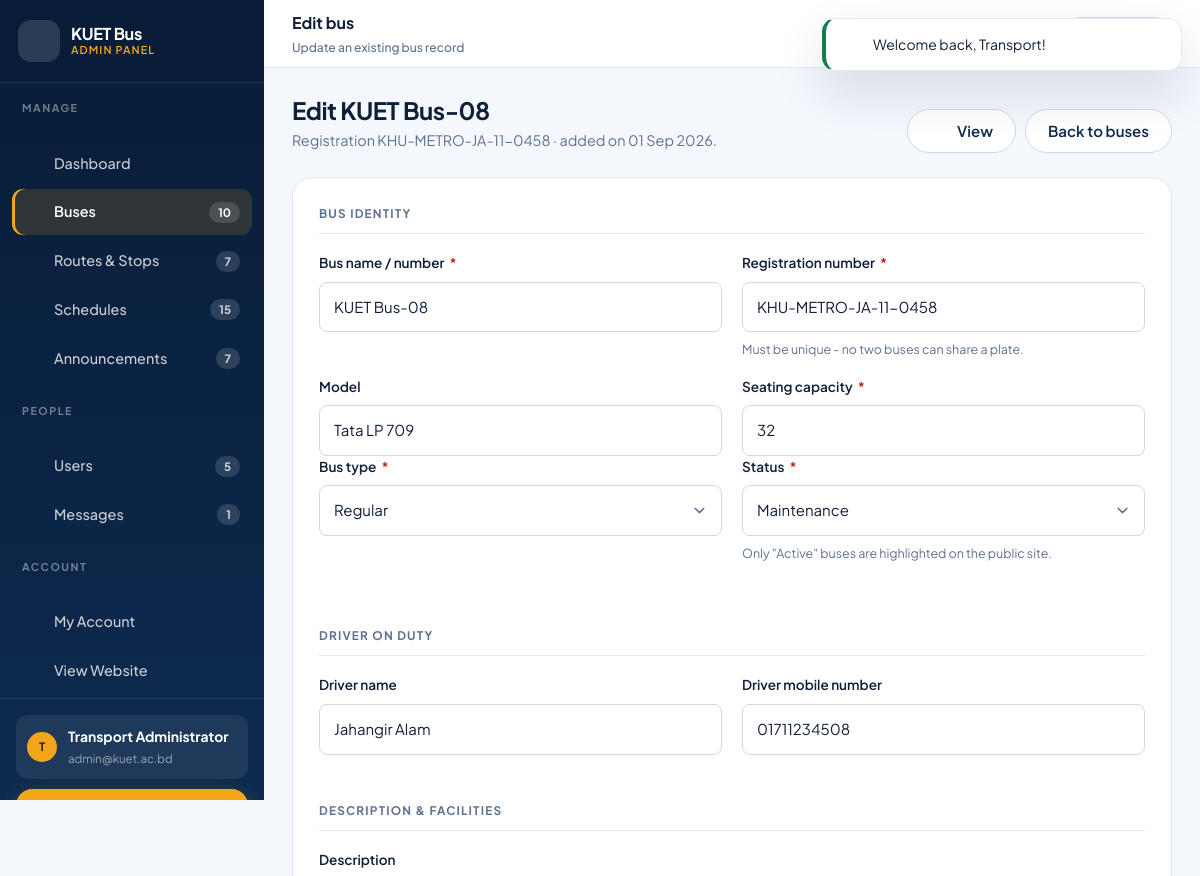
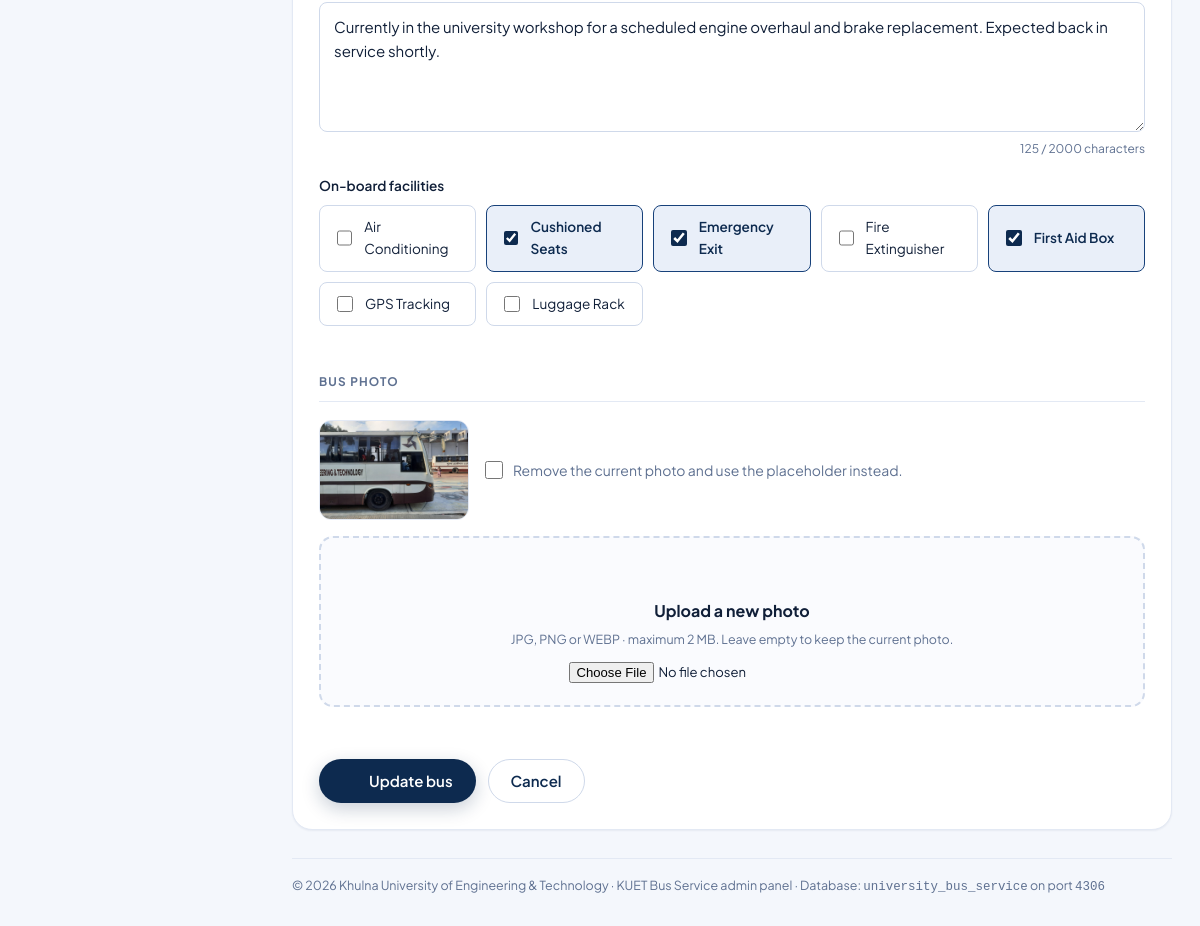
/admin/buses/edit.php?id=8 (signed in), run on the app's committed database (2 pictures, top to bottom).
### tables this page shows
CREATE TABLE `users` (
    `id`         INT UNSIGNED NOT NULL AUTO_INCREMENT,
    `full_name`  VARCHAR(100)  NOT NULL,
    `email`      VARCHAR(150)  NOT NULL,
    `password`   VARCHAR(255)  NOT NULL,           
    `student_id` VARCHAR(30)       NULL,
    `department` VARCHAR(100)      NULL,
    `phone`      VARCHAR(20)       NULL,
    `role`       ENUM('user','admin') NOT NULL DEFAULT 'user',
    `created_at` TIMESTAMP     NOT NULL DEFAULT CURRENT_TIMESTAMP,
    `updated_at` TIMESTAMP     NOT NULL DEFAULT CURRENT_TIMESTAMP ON UPDATE CURRENT_TIMESTAMP,
    PRIMARY KEY (`id`),
    UNIQUE KEY `uq_users_email` (`email`),
    KEY `idx_users_role` (`role`)
);

CREATE TABLE `buses` (
    `id`             INT UNSIGNED NOT NULL AUTO_INCREMENT,
    `bus_name`       VARCHAR(80)  NOT NULL,        
    `reg_number`     VARCHAR(40)  NOT NULL,        
    `model`          VARCHAR(80)      NULL,
    `capacity`       SMALLINT UNSIGNED NOT NULL DEFAULT 40,
    `bus_type`       ENUM('Regular','Student Bus','Faculty Bus (AC)','Faculty Bus (Non AC)')
                     NOT NULL DEFAULT 'Regular',
    `status`         ENUM('Active','Maintenance','Inactive') NOT NULL DEFAULT 'Active',
    `driver_name`    VARCHAR(80)      NULL,
    `driver_contact` VARCHAR(20)      NULL,
    `description`    TEXT             NULL,
    `image`          VARCHAR(255)     NULL,        
    `created_at`     TIMESTAMP    NOT NULL DEFAULT CURRENT_TIMESTAMP,
    `updated_at`     TIMESTAMP    NOT NULL DEFAULT CURRENT_TIMESTAMP ON UPDATE CURRENT_TIMESTAMP,
    PRIMARY KEY (`id`),
    UNIQUE KEY `uq_buses_reg` (`reg_number`),
    KEY `idx_buses_status` (`status`),
    KEY `idx_buses_type` (`bus_type`)
);

CREATE TABLE `facilities` (
    `id`        INT UNSIGNED NOT NULL AUTO_INCREMENT,
    `name`      VARCHAR(60) NOT NULL,
    `icon_key`  VARCHAR(30) NOT NULL DEFAULT 'check',   
    PRIMARY KEY (`id`),
    UNIQUE KEY `uq_facility_name` (`name`)
);

### admin/buses/_form.php (the view, shortened to what the rows shown need)
<form class="form-card form js-validate" method="post"
      action="<?= e($formAction) ?>" enctype="multipart/form-data">
    <div class="form-section">
        <div class="form-row">
            <div class="field">
                <label class="field__label" for="bus_name">
                    Bus name / number <span class="req" aria-hidden="true">*</span>
                </label>
                <input class="input" type="text" id="bus_name" name="bus_name"
                       value="<?= e($bus['bus_name']) ?>" placeholder="e.g. KUET Bus-11"
                       data-label="Bus name" data-rule-required
                       data-rule-min="2" data-rule-max="80" required>
            </div>
            <div class="field">
                <label class="field__label" for="reg_number">
                    Registration number <span class="req" aria-hidden="true">*</span>
                </label>
                <input class="input" type="text" id="reg_number" name="reg_number"
                       value="<?= e($bus['reg_number']) ?>" placeholder="e.g. KHU-METRO-JA-11-0461"
                       data-label="Registration number" data-rule-required
                       data-rule-min="3" data-rule-max="40" required>
                <p class="field__hint">Must be unique - no two buses can share a plate.</p>
            </div>
        </div>
        <div class="form-row">
            <div class="field">
                <label class="field__label" for="model">Model</label>
                <input class="input" type="text" id="model" name="model"
                       value="<?= e($bus['model']) ?>" placeholder="e.g. Ashok Leyland Viking"
                       data-label="Model" data-rule-max="80">
            </div>
            <div class="field">
                <label class="field__label" for="capacity">
                    Seating capacity <span class="req" aria-hidden="true">*</span>
                </label>
                <input class="input" type="number" id="capacity" name="capacity"
                       value="<?= e($bus['capacity']) ?>" min="1" max="120" step="1"
                       data-label="Seating capacity" data-rule-required
                       data-rule-number="1,120" required>
            </div>
        </div>
    </div>
    <div class="form-section">
        <div class="form-row">
            <div class="field">
                <label class="field__label" for="driver_name">Driver name</label>
                <input class="input" type="text" id="driver_name" name="driver_name"
                       value="<?= e($bus['driver_name']) ?>" placeholder="e.g. Md. Abdul Karim"
                       data-label="Driver name" data-rule-max="80">
            </div>
            <div class="field">
                <label class="field__label" for="driver_contact">Driver mobile number</label>
                <input class="input" type="tel" id="driver_contact" name="driver_contact"
                       value="<?= e($bus['driver_contact']) ?>" placeholder="01712345678"
                       data-label="Driver mobile number" data-rule-phone>
            </div>
        </div>
    </div>
    <div class="form-section">
        <div class="field">
            <label class="field__label" for="description">Description</label>
            <textarea class="textarea" id="description" name="description"
                      maxlength="2000" data-counter="descCount"
                      data-label="Description" data-rule-max="2000"
                      placeholder="Where this bus runs, its condition and anything passengers should know..."><?= e($bus['description']) ?></textarea>
            <p class="char-count" id="descCount">0 / 2000 characters</p>
        </div>
        <div class="field">
            <div class="check-grid">
                <?php foreach ($allFacilities as $facility): ?>
                    <label class="check-pill">
                        <input type="checkbox" name="facilities[]" value="<?= (int) $facility['id'] ?>"
                               <?= in_array((int) $facility['id'], $selectedFacilities, true) ? 'checked' : '' ?>>
                        <span><?= e($facility['name']) ?></span>
                    </label>
                <?php endforeach; ?>
            </div>
        </div>
    </div>
    <div class="form-section">
        <?php if ($isEdit && !isBlank($bus['image'])): ?>
            <div class="cluster mb-2" style="gap:16px;">
                <img src="<?= e(busImage($bus['image'])) ?>" alt="Current photo"
                     width="150" height="100"
                     style="width:150px;height:100px;object-fit:cover;border-radius:12px;border:1px solid var(--border);">
                <label class="check">
                    <input type="checkbox" name="remove_image" value="1">
                    <span>Remove the current photo and use the placeholder instead.</span>
                </label>
            </div>
        <?php endif; ?>
    </div>
</form>

### includes/admin_header.php (shortened to what the rows shown need)
<?php
$admin        = currentUser();
?>
<!doctype html>
<html lang="en">
<head>
    <link rel="stylesheet" href="<?= e(asset('assets/css/style.css')) ?>">
    <link rel="stylesheet" href="<?= e(asset('assets/css/admin.css')) ?>">
    <link rel="stylesheet" href="<?= e(asset('assets/css/responsive.css')) ?>">
</head>
<body class="admin-body">
<div class="admin">
    <aside class="admin-side" id="adminSide" aria-label="Admin navigation">
        <div class="admin-side__foot">
            <div class="admin-side__user">
                <span class="nav-user__avatar" aria-hidden="true">
                    <?= e(strtoupper(mb_substr($admin['full_name'], 0, 1))) ?>
                </span>
                <span>
                    <b><?= e($admin['full_name']) ?></b>
                    <span><?= e($admin['email']) ?></span>
                </span>
            </div>
        </div>
    </aside>
    <div class="admin__main">
        <main class="admin__content" id="adminMain">

### admin/buses/edit.php (shortened to what the rows shown need)
<?php
$id      = (int) ($_SERVER['REQUEST_METHOD'] === 'POST' ? post('id', 0) : get('id', 0));
$current = $id > 0 ? fetchOne('SELECT * FROM buses WHERE id = ?', [$id]) : null;
$allFacilities = fetchAll('SELECT id, name FROM facilities ORDER BY name');
$storedFacilities = array_map(
    'intval',
    array_column(fetchAll('SELECT facility_id FROM bus_facilities WHERE bus_id = ?', [$id]), 'facility_id')
);
$hasOld = !empty($_SESSION['old']);
$bus = [
    'id'             => $id,
    'bus_name'       => $hasOld ? old('bus_name')       : $current['bus_name'],
    'reg_number'     => $hasOld ? old('reg_number')     : $current['reg_number'],
    'model'          => $hasOld ? old('model')          : (string) $current['model'],
    'capacity'       => $hasOld ? old('capacity')       : $current['capacity'],
    'bus_type'       => $hasOld ? old('bus_type')       : $current['bus_type'],
    'status'         => $hasOld ? old('status')         : $current['status'],
    'driver_name'    => $hasOld ? old('driver_name')    : (string) $current['driver_name'],
    'driver_contact' => $hasOld ? old('driver_contact') : (string) $current['driver_contact'],
    'description'    => $hasOld ? old('description')    : (string) $current['description'],
    'image'          => $current['image'],
];
$selectedFacilities = $hasOld
    ? array_map('intval', (array) old('facilities', []))
    : $storedFacilities;
$formAction  = url('admin/buses/edit.php?id=' . $id);
$isEdit      = true;
require_once __DIR__ . '/../../includes/admin_header.php';
?>
<div class="admin-head">
    <div>
        <h1>Edit <?= e($current['bus_name']) ?></h1>
        <p>Registration <?= e($current['reg_number']) ?> &middot; added on <?= e(dateText($current['created_at'])) ?>.</p>
    </div>
</div>
<?php
require __DIR__ . '/_form.php';
require_once __DIR__ . '/../../includes/admin_footer.php';
?>

### data on the page
users: full_name "T", full_name "Transport Administrator", email "admin@kuet.ac.bd"
buses: bus_name "KUET Bus-08", reg_number "KHU-METRO-JA-11-0458", created_at "01 Sep 2026", model "Tata LP 709", capacity "32", driver_name "Jahangir Alam", driver_contact "01711234508", description "Currently in the university workshop for a scheduled engine overhaul and brake replacement. Expected back in service shortly.", image (picture)
facilities: name "Air Conditioning"
facilities: id "☑", name "Cushioned Seats"
facilities: id "☑", name "Emergency Exit"
facilities: name "Fire Extinguisher"
facilities: id "☑", name "First Aid Box"
facilities: name "GPS Tracking"
facilities: name "Luggage Rack"

### other printed values
UNIVERSITY_SHORT "KUET"
$group "MANAGE"
$item['label'] "Dashboard"
$item['label'] "Buses"
$item['count'] "10"
$item['label'] "Routes & Stops"
$item['count'] "7"
$item['label'] "Schedules"
$item['count'] "15"
$item['label'] "Announcements"
$group "PEOPLE"
$item['label'] "Users"
$item['count'] "5"
$item['label'] "Messages"
$item['count'] "1"
